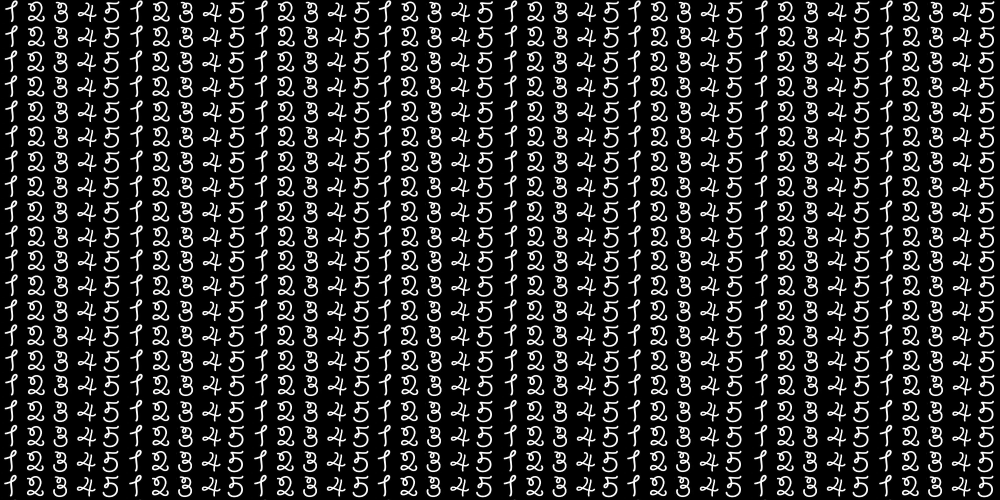
#> input picture hypothesis_1/1_2.png, 2000 x 1000 px, found by its file name (shown at 1/2 size); the run also reads 1 picture not shown here
$ python code.py   (older library calls are emulated)
#> lines starting #> are read from the running program, lines starting #| are printed output that depends on the picture
#!/usr/bin/env python

# Python 2/3 compatibility
from __future__ import print_function

# built-in modules
from multiprocessing.pool import ThreadPool

import cv2

import numpy as np
from numpy.linalg import norm

# local modules
from common import clock, mosaic

SZ = 50 # size of each digit is SZ x SZ
CLASS_N = 5
DIGITS_FN = '../data/1_2.png'
DIGITS_FN1 = '../data/2_6.png'

def split2d(img, cell_size, flatten=True):
    h, w = img.shape[:2]
    sx, sy = cell_size
    cells = [np.hsplit(row, w//sx) for row in np.vsplit(img, h//sy)]
    cells = np.array(cells)
    if flatten:
        cells = cells.reshape(-1, sy, sx)
    return cells

def load_digits(fn):
#> called with fn = '../data/1_2.png'
    print('loading "%s" ...' % fn)
    digits_img = cv2.imread(fn, 0)
#> digits_img is the input picture: shape (1000, 2000); min 0, max 255, mean 39
    digits = split2d(digits_img, (SZ, SZ))
#> in split2d, `cells = [np.hsplit(row, w//sx) for row in np.vsplit(img, h//sy)]`: cells = 20 items
    labels = np.repeat(np.arange(CLASS_N), len(digits)/CLASS_N)
#> labels = 800 values from 0 to 4
    return digits, labels

def deskew(img):
    m = cv2.moments(img)
    if abs(m['mu02']) < 1e-2:
        return img.copy()
    skew = m['mu11']/m['mu02']
    M = np.float32([[1, skew, -0.5*SZ*skew], [0, 1, 0]])
    img = cv2.warpAffine(img, M, (SZ, SZ), flags=cv2.WARP_INVERSE_MAP | cv2.INTER_LINEAR)
    return img

class StatModel(object):
    def load(self, fn):
        self.model.load(fn)  # Known bug: https://github.com/Itseez/opencv/issues/4969
    def save(self, fn):
        self.model.save(fn)

class KNearest(StatModel):
    def __init__(self, k = 3):
        self.k = k
        self.model = cv2.ml.KNearest_create()

    def train(self, samples, responses):
        self.model.train(samples, cv2.ml.ROW_SAMPLE, responses)

    def predict(self, samples):
        retval, results, neigh_resp, dists = self.model.findNearest(samples, self.k)
        return results.ravel()

def evaluate_model(model, digits, samples, labels):
    resp = model.predict(samples)
    err = (labels != resp).mean()
    print('error: %.2f %%' % (err*100))

    confusion = np.zeros((10, 10), np.int32)
    for i, j in zip(labels, resp):
        confusion[i, j] += 1
    print('confusion matrix:')
    print(confusion)
    print()

    vis = []
    for img, flag in zip(digits, resp == labels):
        img = cv2.cvtColor(img, cv2.COLOR_GRAY2BGR)
        if not flag:
            img[...,:2] = 0
        vis.append(img)
    return mosaic(25, vis)

def preprocess_simple(digits):
    return np.float32(digits).reshape(-1, SZ*SZ) / 255.0

def preprocess_hog(digits):
    samples = []
    for img in digits:
        gx = cv2.Sobel(img, cv2.CV_32F, 1, 0)
        gy = cv2.Sobel(img, cv2.CV_32F, 0, 1)
        mag, ang = cv2.cartToPolar(gx, gy)
        bin_n = 16
        bin = np.int32(bin_n*ang/(2*np.pi))
        bin_cells = bin[:10,:10], bin[10:,:10], bin[:10,10:], bin[10:,10:]
        mag_cells = mag[:10,:10], mag[10:,:10], mag[:10,10:], mag[10:,10:]
        hists = [np.bincount(b.ravel(), m.ravel(), bin_n) for b, m in zip(bin_cells, mag_cells)]
        hist = np.hstack(hists)

        # transform to Hellinger kernel
        eps = 1e-7
        hist /= hist.sum() + eps
        hist = np.sqrt(hist)
        hist /= norm(hist) + eps

        samples.append(hist)
    return np.float32(samples)


if __name__ == '__main__':
    print(__doc__)

    digits, labels = load_digits(DIGITS_FN)
#> labels = 800 values from 0 to 4

    print('preprocessing...')
    # shuffle digits
    rand = np.random.RandomState(321)
    shuffle = rand.permutation(len(digits))
#> shuffle = 800 values, max 799 at index 787, min 0 at index 733, mean 399.5
    digits, labels = digits[shuffle], labels[shuffle]
#> labels = 800 values, max 4 at index 1, min 0 at index 0, mean 2

    digits2 = list(map(deskew, digits))
#> in deskew, `m = cv2.moments(img)`: m = moments, m00 108521, centre m10/m00, m01/m00 = (21.79, 23.58)
#> in deskew, `skew = m['mu11']/m['mu02']`: skew = -0.0152
#> in deskew, `M = np.float32([[1, skew, -0.5*SZ*skew], [0, 1, 0]])`: M = [[1, -0.0152, 0.381], [0, 1, 0]]
#> in deskew (call 20), `m = cv2.moments(img)`: m = moments, m00 119853, centre m10/m00, m01/m00 = (21.28, 23.72)
#> in deskew (call 20), `m = cv2.moments(img)`:
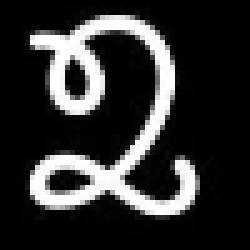
#> img: shape (50, 50) (shown 5 times larger); min 0, max 255, mean 47.9
#> in deskew (call 20), `skew = m['mu11']/m['mu02']`: skew = 0.0803
#> in deskew (call 20), `M = np.float32([[1, skew, -0.5*SZ*skew], [0, 1, 0]])`: M = [[1, 0.0803, -2.01], [0, 1, 0]]
#> in deskew (call 20), `img = cv2.warpAffine(img, M, (SZ, SZ), flags=cv2.WARP_INVERSE_MAP | cv..`:
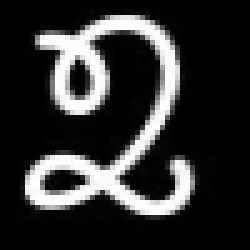
#> img: shape (50, 50) (shown 5 times larger); min 0, max 255, mean 48
#> in deskew (call 21), `m = cv2.moments(img)`: m = moments, m00 86010, centre m10/m00, m01/m00 = (21.05, 24.54)
#> in deskew (call 21), `m = cv2.moments(img)`:
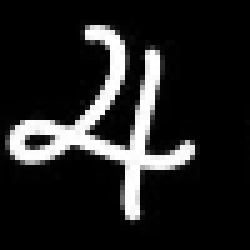
#> img: shape (50, 50) (shown 5 times larger); min 0, max 255, mean 34.4
#> in deskew (call 21), `skew = m['mu11']/m['mu02']`: skew = -0.0423
#> in deskew (call 21), `M = np.float32([[1, skew, -0.5*SZ*skew], [0, 1, 0]])`: M = [[1, -0.0423, 1.06], [0, 1, 0]]
#> in deskew (call 21), `img = cv2.warpAffine(img, M, (SZ, SZ), flags=cv2.WARP_INVERSE_MAP | cv..`:
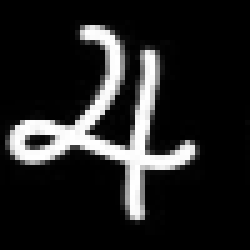
#> img: shape (50, 50) (shown 5 times larger); min 0, max 255, mean 34.4
#> in deskew (call 23), `m = cv2.moments(img)`: m = moments, m00 105914, centre m10/m00, m01/m00 = (18.92, 21.23)
#> in deskew (call 23), `m = cv2.moments(img)`:
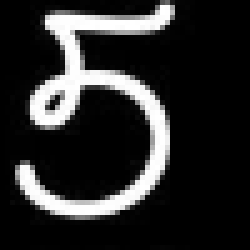
#> img: shape (50, 50) (shown 5 times larger); min 0, max 255, mean 42.4
#> in deskew (call 23), `skew = m['mu11']/m['mu02']`: skew = -0.0522
#> in deskew (call 23), `M = np.float32([[1, skew, -0.5*SZ*skew], [0, 1, 0]])`: M = [[1, -0.0522, 1.3], [0, 1, 0]]
#> in deskew (call 23), `img = cv2.warpAffine(img, M, (SZ, SZ), flags=cv2.WARP_INVERSE_MAP | cv..`:
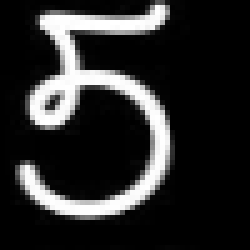
#> img: shape (50, 50) (shown 5 times larger); min 0, max 255, mean 42.4
#> in deskew (call 24), `m = cv2.moments(img)`: m = moments, m00 105914, centre m10/m00, m01/m00 = (17.92, 23.21)
#> in deskew (call 24), `m = cv2.moments(img)`:
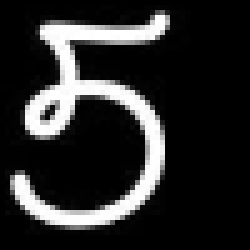
#> img: shape (50, 50) (shown 5 times larger); min 0, max 255, mean 42.4
#> in deskew (call 24), `skew = m['mu11']/m['mu02']`: skew = -0.0529
#> in deskew (call 24), `M = np.float32([[1, skew, -0.5*SZ*skew], [0, 1, 0]])`: M = [[1, -0.0529, 1.32], [0, 1, 0]]
#> digits2 = 800 items
    samples = preprocess_hog(digits2)

    train_n = int(0.9*len(samples))
#> train_n = 720
    digits_train, digits_test = np.split(digits2, [train_n])
    samples_train, samples_test = np.split(samples, [train_n])
    labels_train, labels_test = np.split(labels, [train_n])
#> labels_train = 720 values, max 4 at index 1, min 0 at index 0, mean 2.01; labels_test = 80 values, max 4 at index 0, min 0 at index 1, mean 1.89


    print('training KNearest...')
    model = KNearest(k=6)
    model.train(samples_train, labels_train)

    digits, labels = load_digits(DIGITS_FN1)
#> labels = 60 values from 0 to 4
    digits2 = list(map(deskew, digits))
#> digits2 = 60 items
    samples = preprocess_hog(digits2)
#> the loop in preprocess_hog (call 2), `for img in digits:` made 60 passes
    train_n = int(0.9*len(samples))
#> train_n = 54
    digits_train, digits_test = np.split(digits2, [train_n])
    samples_train, samples_test = np.split(samples, [train_n])
    labels_train, labels_test = np.split(labels, [train_n])
#> labels_train = 54 values from 0 to 4; labels_test = [4, 4, 4, 4, 4, 4]

    vis = evaluate_model(model, digits_test, samples_test, labels_test)
#> in predict, `retval, results, neigh_resp, dists = self.model.findNearest(samples, s..`: retval = 0; results = [0, 1, 0, 1, 0, 0]; neigh_resp = [[0, 0, 0, 0, 0, 1], [0, 1, 1, 1, 2, 0], [0, 0, 0, 2, 1, 1], [1, 1, 2, 1, 0, 1], [0, 1, 1, 0, 0, 2], [1, 2, 0, 0, 1, 0]]; dists = [[0, 0, 0, 0, 0, 0], [0, 0, 0, 0, 7.36e-07, 0.000518], [0, 0, 0, 0, 0, 0], [0, 0, 0, 0, 0, 0], [0, 0, 0, 0, 0, 0], [0, 0, 0, 0, 0, 0]]
#> in evaluate_model, `resp = model.predict(samples)`: resp = [0, 1, 0, 1, 0, 0]
#> in evaluate_model, `err = (labels != resp).mean()`: err = 1
#| error: 100.00 %
#> the loop in evaluate_model, `for i, j in zip(labels, resp):` made 1 pass
#> (i, j) on pass 1: (4, 0)
#> (the run stopped early here; a loop or call above may not have finished)
